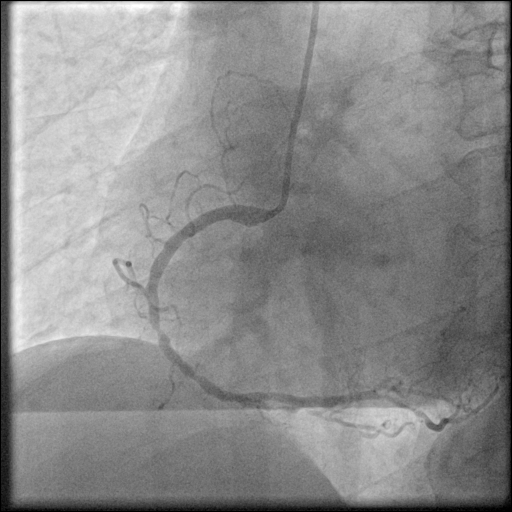
#> input picture arcade/submission/syntax/test/images/119.png, 512 x 512 px
$ python build_multichannel_stenosis.py --img-dir ../../arcade/submission/syntax/test/images   (older library calls are emulated)
#> lines starting #> are read from the running program, lines starting #| are printed output that depends on the picture
"""Multi-channel stenosis input (E3, StenUNet -> YOLO port).

For each grayscale angiogram, build a 3-channel BGR PNG where:
    B = raw grayscale
    G = CLAHE-enhanced grayscale (clip=2, tile=8x8)
    R = directional vessel enhancement (Gabor filter bank max response)

This mimics StenUNet's three-modality input but stays inside the
3-channel constraint of standard YOLO weights so we can still init
from COCO. Operates in place on a YOLO-style dataset directory
(images/{train,val,test}).
"""

from __future__ import annotations

import argparse
from pathlib import Path

import cv2
import numpy as np


def _gabor_max_response(gray: np.ndarray, n_orient: int = 8,
                       ksize: int = 21, sigma: float = 3.0,
                       lambd: float = 8.0, gamma: float = 0.5) -> np.ndarray:
    if gray.dtype != np.float32:
        gray32 = gray.astype(np.float32)
    else:
        gray32 = gray
    accum = None
    for i in range(n_orient):
        theta = i * np.pi / n_orient
        kern = cv2.getGaborKernel(
            (ksize, ksize), sigma, theta, lambd, gamma, 0, ktype=cv2.CV_32F)
        kern /= 1.5 * kern.sum() if kern.sum() > 1e-3 else 1.0
        resp = cv2.filter2D(gray32, cv2.CV_32F, kern)
        np.abs(resp, out=resp)
        accum = resp if accum is None else np.maximum(accum, resp)
    if accum is None:
        return gray
    accum -= accum.min()
    if accum.max() > 1e-6:
        accum *= 255.0 / accum.max()
    return accum.astype(np.uint8)


def stack_image(img_path: Path, clip_limit: float = 2.0,
                tile_size: int = 8) -> np.ndarray:
    img = cv2.imread(str(img_path), cv2.IMREAD_UNCHANGED)
    if img is None:
        raise RuntimeError(f"failed to read {img_path}")
    if img.ndim == 3:
        gray = cv2.cvtColor(img, cv2.COLOR_BGR2GRAY)
    else:
        gray = img

    clahe = cv2.createCLAHE(clipLimit=clip_limit,
                             tileGridSize=(tile_size, tile_size))
    clahe_ch = clahe.apply(gray)

    gabor_ch = _gabor_max_response(gray)

    return cv2.merge([gray, clahe_ch, gabor_ch])


def stack_directory(img_dir: Path, clip_limit: float = 2.0,
                    tile_size: int = 8) -> int:
    n = 0
    for p in list(img_dir.rglob("*.png")) + list(img_dir.rglob("*.PNG")) \
            + list(img_dir.rglob("*.jpg")):
        try:
            stacked = stack_image(p, clip_limit=clip_limit, tile_size=tile_size)
#> in stack_image, img is the input picture: shape (512, 512); min 0, max 255, mean 139.7
#> in stack_image, `clahe_ch = clahe.apply(gray)`:
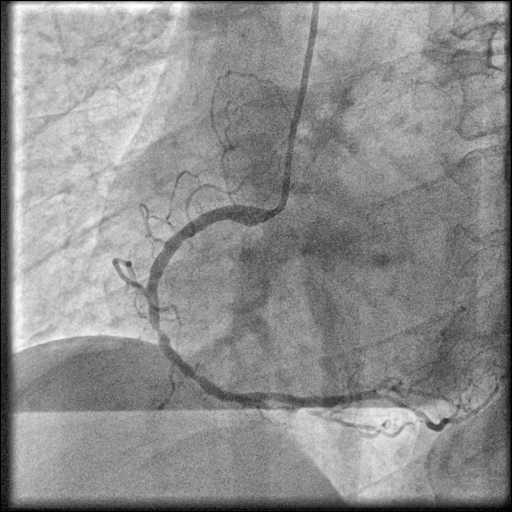
#> clahe_ch: shape (512, 512); min 2, max 255, mean 142.6
#> the loop in _gabor_max_response, `for i in range(n_orient):` made 8 passes
#> pass 1, in _gabor_max_response, `resp = cv2.filter2D(gray32, cv2.CV_32F, kern)`:
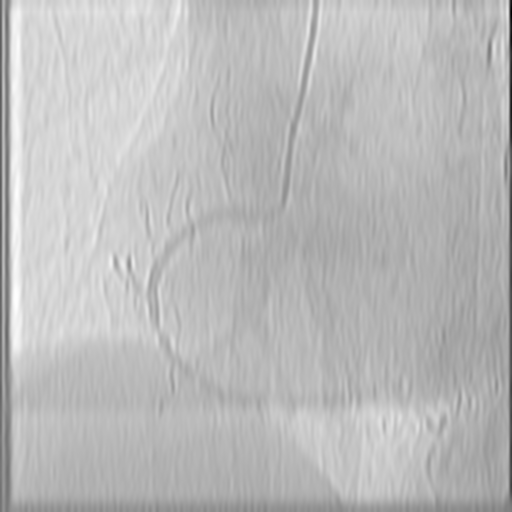
#> resp: shape (512, 512) float32; min -205, max 200.7, mean 93.1; drawn with min black and max white
#> pass 1, in _gabor_max_response, `accum = resp if accum is None else np.maximum(accum, resp)`:
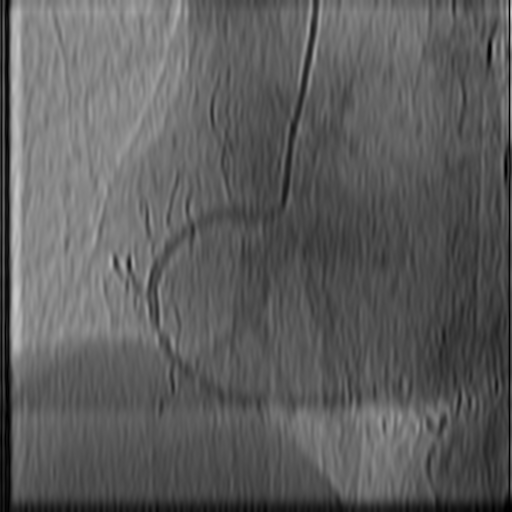
#> accum: shape (512, 512) float32; min 0.00047, max 205, mean 94.1
#> after the loop in _gabor_max_response, `for i in range(n_orient):`:
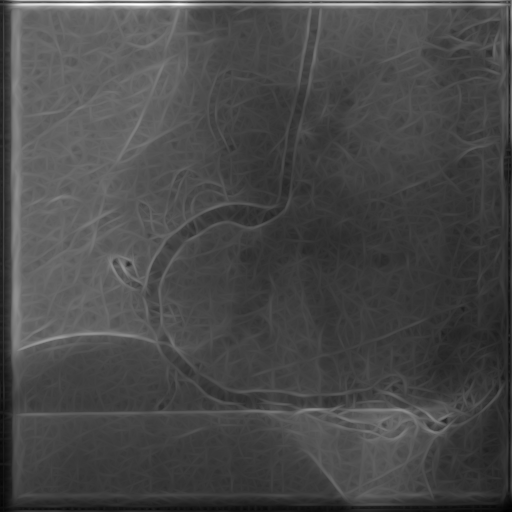
#> accum: shape (512, 512) float32; min 4.76, max 353.7, mean 104.2; drawn with min black and max white
#> after the loop in _gabor_max_response, `for i in range(n_orient):`:
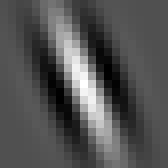
#> kern: shape (21, 21) float32 (shown 8 times larger); min -0.0462, max 0.0998, mean 0.00151; drawn with min black and max white
#> after the loop in _gabor_max_response, `for i in range(n_orient):`:
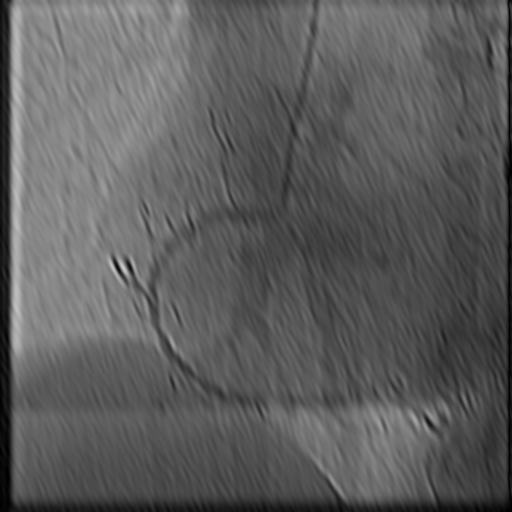
#> resp: shape (512, 512) float32; min 0.00576, max 202.8, mean 93.4
#> in stack_image, `return cv2.merge([gray, clahe_ch, gabor_ch])`:
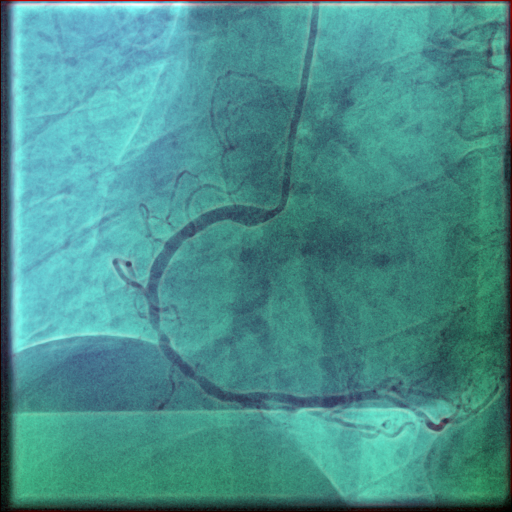
#> returned value: shape (512, 512, 3); mean of channels 0, 1, 2 139.7, 142.6, 72.1; drawn as B, G, R
            cv2.imwrite(str(p), stacked)
            n += 1
        except Exception as exc:
            print(f"  WARN stack failed for {p}: {exc}")
#> pass 2 of the loop in stack_directory, `for p in list(img_dir.rglob("*.png")) + list(img_dir.rglob("*.PNG")) \`:
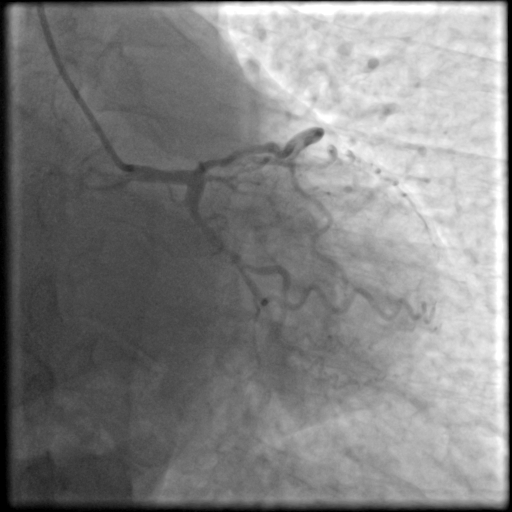
#> input picture arcade/submission/syntax/test/images/123.png, 512 x 512 px
#> in stack_image, img is the input picture: shape (512, 512); min 0, max 255, mean 129.9
#> the loop in _gabor_max_response (call 2), `for i in range(n_orient):` made 8 passes
#> theta on passes 1 to 8: 0, 0.393, 0.785, 1.18, 1.57, 1.96, 2.36, 2.75
#> after the loop in _gabor_max_response (call 2), `for i in range(n_orient):`:
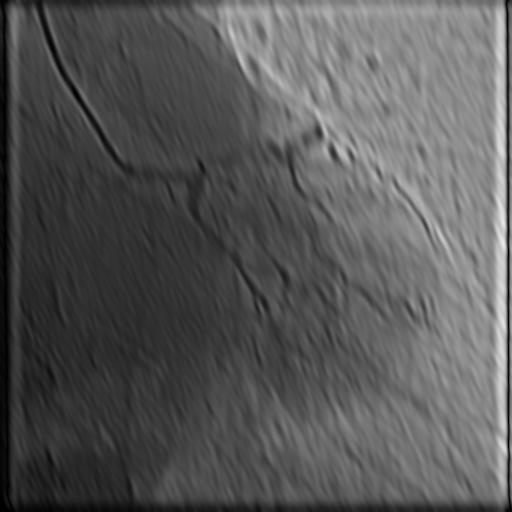
#> resp: shape (512, 512) float32; min 0.00188, max 235, mean 88.1
#> in stack_image (call 2), `return cv2.merge([gray, clahe_ch, gabor_ch])`:
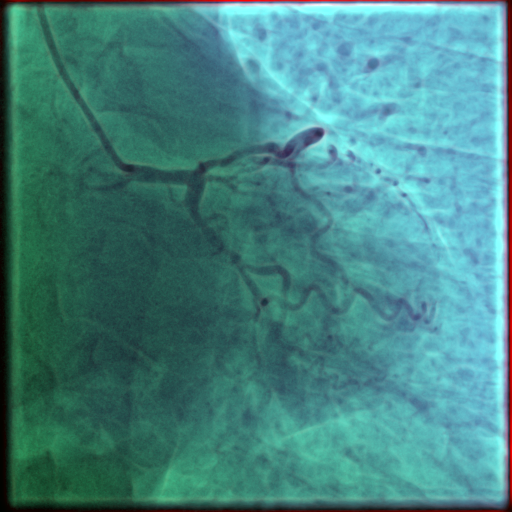
#> returned value: shape (512, 512, 3); mean of channels 0, 1, 2 129.9, 131.6, 68.9; drawn as B, G, R
    print(f"  Multichannel stack: processed {n} images under {img_dir}")
    return n


def main():
    p = argparse.ArgumentParser()
    p.add_argument("--img-dir", type=Path, required=True,
                   help="Top-level images dir (will recurse into train/val/test)")
    p.add_argument("--clip-limit", type=float, default=2.0)
    p.add_argument("--tile-size", type=int, default=8)
    args = p.parse_args()
    stack_directory(args.img_dir, args.clip_limit, args.tile_size)


if __name__ == "__main__":
    main()
